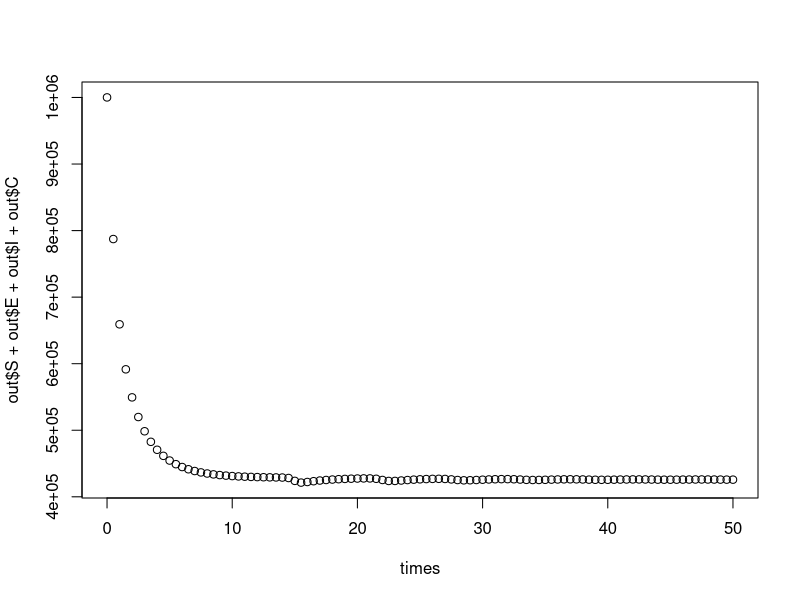

Write R code to recreate this figure.
rm(list=ls(all=TRUE)) #clears workspace

# Install these packages if you haven't already
# install.packages("Rtools")
# install.packages("deSolve")

# Load deSolve package
library(deSolve)

# Create an SEIC function
seic <- function(time, state, parameters) {
  
  with(as.list(c(state, parameters)), {
  
    dS <- (b-c*(S+E+I+C))*(S+E+I+C) - (mu+f)*S - beta*S*(I/(S+E+I+C)) 
    dE <- beta*S*(I/(S+E+I+C)) - (mu+f+gamma)*E
    dI <- gamma*E - (mu+f+alpha+rho)*I
    dC <- rho*I - (mu+f)*C
    
    return(list(c(dS, dE, dI, dC)))
  })
}

### Set parameters
init       <- c(S= 1000000, E = 100, I = 0, C = 0)
parameters <- c(gamma = 91.25, rho = 30, beta = 45, b = 0.6, mu = 0.15, c = 1.05e-06,alpha = 2,f = 0)

## Time frame
times      <- seq(0, 50, by = 0.5)

## Solve using ode (General Solver for Ordinary Differential Equations)
out <- ode(y = init, times = times, func = seic, parms = parameters)
## change to data frame
out <- as.data.frame(out)

## Plot
plot(times,out$S+out$E+out$I+out$C)
